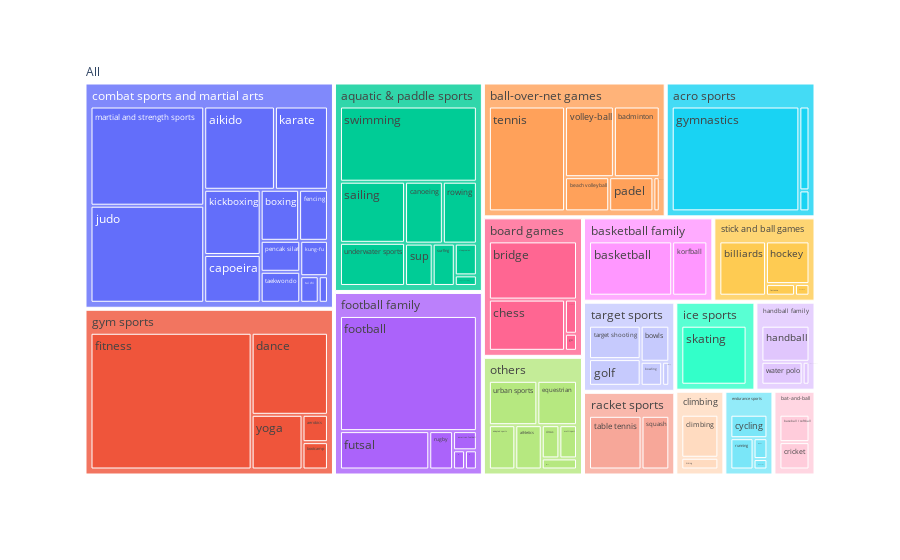

Source (notebook cell):
### Markdown cell above
### Categorization

### Code cell
fig = px.treemap(df, 
                 path = ["All", "Sub_Cat", "Sport_en"]
                 )
fig.show()

### Figure 1 — Plotly figure (JSON) as saved in the notebook; plotly's stock layout.template omitted (floating-point values rounded to 4 significant figures)
{"data": [{"branchvalues": "total", "domain": {"x": [0, 1], "y": [0, 1]}, "hovertemplate": "labels=%{label}<br>count=%{value}<br>parent=%{parent}<br>id=%{id}<extra></extra>", "ids": ["All/others/adapted sports", "All/gym sports/aerobics", "All/combat sports and martial arts/aikido", "All/football family/american football", "All/target sports/archery", "All/others/athletics", "All/football family/australian football", "All/ball-over-net games/badminton", "All/bat-and-ball/baseball / softball", "All/basketball family/basketball", "All/ball-over-net games/beach volleyball", "All/handball family/beachhandbal", "All/stick and ball games/billiards", "All/gym sports/bootcamp", "All/acro sports/bounce", "All/target sports/bowling", "All/target sports/bowls", "All/combat sports and martial arts/boxing", "All/board games/bridge", "All/aquatic & paddle sports/canoeing", "All/combat sports and martial arts/capoeira", "All/acro sports/cheerleading", "All/board games/chess", "All/others/circus", "All/climbing/climbing", "All/bat-and-ball/cricket", "All/endurance sports/cycling", "All/board games/dammen", "All/gym sports/dance", "All/aquatic & paddle sports/dragon boat racing", "All/others/equestrian", "All/combat sports and martial arts/fencing", "All/gym sports/fitness", "All/stick and ball games/floorball", "All/football family/football", "All/others/frisbee", "All/football family/futsal", "All/football family/gaelic football", "All/board games/go", "All/target sports/golf", "All/acro sports/gymnastics", "All/handball family/handball", "All/combat sports and martial arts/hapkido", "All/climbing/hiking", "All/stick and ball games/hockey", "All/ice sports/ice hockey", "All/combat sports and martial arts/judo", "All/combat sports and martial arts/karate", "All/combat sports and martial arts/kickboxing", "All/basketball family/korfball", "All/combat sports and martial arts/kung-fu", "All/stick and ball games/lacrosse", "All/combat sports and martial arts/martial and strength sports", "All/others/multisport", "All/ball-over-net games/padel", "All/combat sports and martial arts/pencak silat", "All/ball-over-net games/pickleball", "All/aquatic & paddle sports/rowing", "All/football family/rugby", "All/endurance sports/running", "All/aquatic & paddle sports/sailing", "All/ice sports/skating", "All/aquatic & paddle sports/sloeproeien", "All/racket sports/squash", "All/aquatic & paddle sports/sup", "All/aquatic & paddle sports/surfing", "All/endurance sports/survivalrun", "All/aquatic & paddle sports/swimming", "All/racket sports/table tennis", "All/combat sports and martial arts/taekwondo", "All/combat sports and martial arts/tai chi", "All/target sports/target shooting", "All/ball-over-net games/tennis", "All/endurance sports/triathlon", "All/aquatic & paddle sports/underwater sports", "All/others/urban sports", "All/ball-over-net games/volley-ball", "All/handball family/water polo", "All/gym sports/yoga", "All/acro sports", "All/aquatic & paddle sports", "All/ball-over-net games", "All/basketball family", "All/bat-and-ball", "All/board games", "All/climbing", "All/combat sports and martial arts", "All/endurance sports", "All/football family", "All/gym sports", "All/handball family", "All/ice sports", "All/others", "All/racket sports", "All/stick and ball games", "All/target sports", "All"], "labels": ["adapted sports", "aerobics", "aikido", "american football", "archery", "athletics", "australian football", "badminton", "baseball / softball", "basketball", "beach volleyball", "beachhandbal", "billiards", "bootcamp", "bounce", "bowling", "bowls", "boxing", "bridge", "canoeing", "capoeira", "cheerleading", "chess", "circus", "climbing", "cricket", "cycling", "dammen", "dance", "dragon boat racing", "equestrian", "fencing", "fitness", "floorball", "football", "frisbee", "futsal", "gaelic football", "go", "golf", "gymnastics", "handball", "hapkido", "hiking", "hockey", "ice hockey", "judo", "karate", "kickboxing", "korfball", "kung-fu", "lacrosse", "martial and strength sports", "multisport", "padel", "pencak silat", "pickleball", "rowing", "rugby", "running", "sailing", "skating", "sloeproeien", "squash", "sup", "surfing", "survivalrun", "swimming", "table tennis", "taekwondo", "tai chi", "target shooting", "tennis", "triathlon", "underwater sports", "urban sports", "volley-ball", "water polo", "yoga", "acro sports", "aquatic & paddle sports", "ball-over-net games", "basketball family", "bat-and-ball", "board games", "climbing", "combat sports and martial arts", "endurance sports", "football family", "gym sports", "handball family", "ice sports", "others", "racket sports", "stick and ball games", "target sports", "All"], "name": "", "parents": ["All/others", "All/gym sports", "All/combat sports and martial arts", "All/football family", "All/target sports", "All/others", "All/football family", "All/ball-over-net games", "All/bat-and-ball", "All/basketball family", "All/ball-over-net games", "All/handball family", "All/stick and ball games", "All/gym sports", "All/acro sports", "All/target sports", "All/target sports", "All/combat sports and martial arts", "All/board games", "All/aquatic & paddle sports", "All/combat sports and martial arts", "All/acro sports", "All/board games", "All/others", "All/climbing", "All/bat-and-ball", "All/endurance sports", "All/board games", "All/gym sports", "All/aquatic & paddle sports", "All/others", "All/combat sports and martial arts", "All/gym sports", "All/stick and ball games", "All/football family", "All/others", "All/football family", "All/football family", "All/board games", "All/target sports", "All/acro sports", "All/handball family", "All/combat sports and martial arts", "All/climbing", "All/stick and ball games", "All/ice sports", "All/combat sports and martial arts", "All/combat sports and martial arts", "All/combat sports and martial arts", "All/basketball family", "All/combat sports and martial arts", "All/stick and ball games", "All/combat sports and martial arts", "All/others", "All/ball-over-net games", "All/combat sports and martial arts", "All/ball-over-net games", "All/aquatic & paddle sports", "All/football family", "All/endurance sports", "All/aquatic & paddle sports", "All/ice sports", "All/aquatic & paddle sports", "All/racket sports", "All/aquatic & paddle sports", "All/aquatic & paddle sports", "All/endurance sports", "All/aquatic & paddle sports", "All/racket sports", "All/combat sports and martial arts", "All/combat sports and martial arts", "All/target sports", "All/ball-over-net games", "All/endurance sports", "All/aquatic & paddle sports", "All/others", "All/ball-over-net games", "All/handball family", "All/gym sports", "All", "All", "All", "All", "All", "All", "All", "All", "All", "All", "All", "All", "All", "All", "All", "All", "All", ""], "type": "treemap", "values": [6, 3, 24, 2, 1, 6, 1, 15, 6, 26, 7, 1, 15, 3, 1, 3, 6, 8, 25, 10, 11, 4, 19, 3, 11, 6, 6, 2, 27, 1, 9, 6, 95, 1, 69, 2, 15, 1, 1, 8, 63, 11, 1, 3, 11, 1, 45, 18, 15, 11, 4, 2, 46, 3, 7, 5, 1, 9, 4, 5, 17, 23, 3, 9, 5, 4, 1, 44, 17, 5, 2, 10, 37, 2, 12, 11, 16, 6, 12, 68, 105, 83, 37, 12, 47, 14, 190, 14, 92, 140, 18, 24, 40, 26, 29, 28, 967]}], "layout": {"legend": {"tracegroupgap": 0}, "margin": {"t": 60}}}
